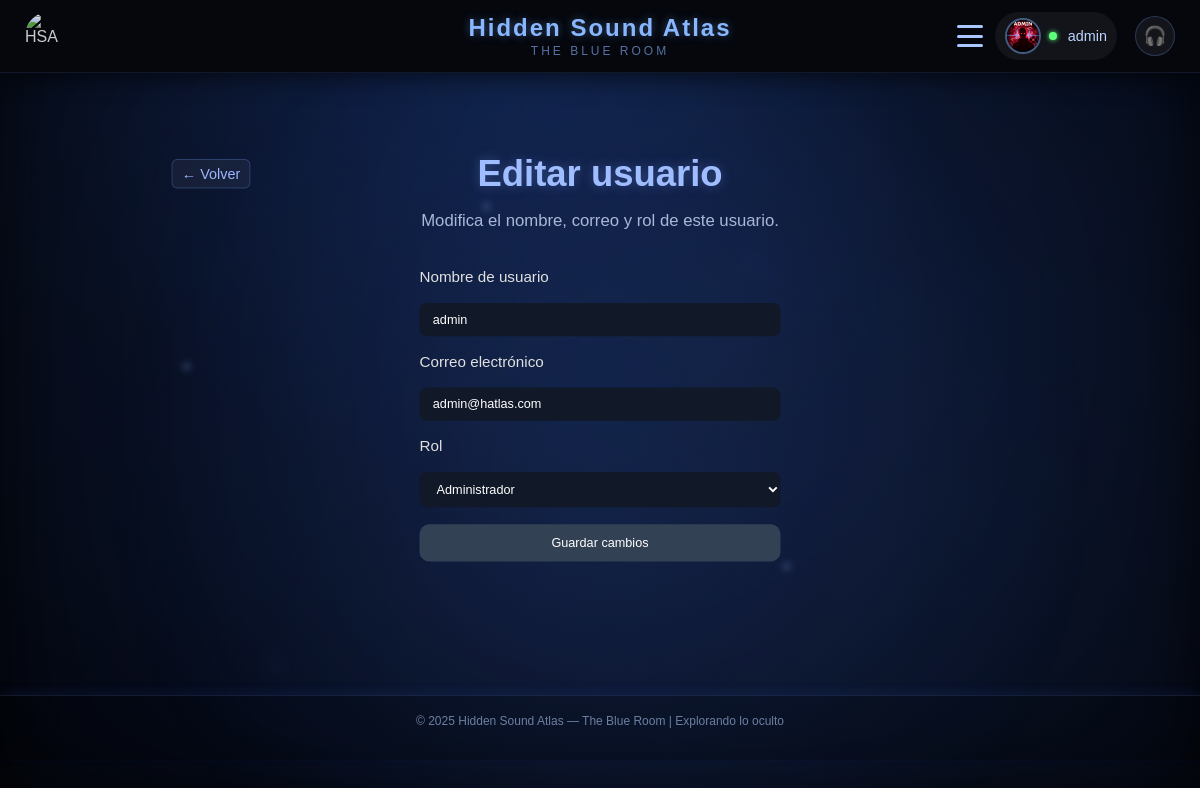
/public/?controller=panel&action=editUser&id=1 (signed in), run on the app's committed database.
### tables this page shows
CREATE TABLE IF NOT EXISTS users (
    id INT UNSIGNED AUTO_INCREMENT PRIMARY KEY,
    username VARCHAR(50) NOT NULL UNIQUE,
    email VARCHAR(100) NOT NULL UNIQUE,
    password VARCHAR(255) NOT NULL,
    avatar VARCHAR(255) NULL,
    role ENUM('admin','editor','user') DEFAULT 'user',
    active TINYINT(1) DEFAULT 1,
    created_at DATETIME DEFAULT CURRENT_TIMESTAMP
);

### app/controllers/PanelController.php (called while the page is built, shortened)
<?php
require_once __DIR__ . '/../models/User.php';
class PanelController {
    public function editUser()
{
    $id = intval($_GET['id']);
    $userModel = new User();
    $user = $userModel->findById($id);
    $this->render("layout_private.php", "panel/edit_user.php", [
        "user" => $user
    ]);
    }
    private function render($layout, $view, $data = []) {
        extract($data);
        require __DIR__ . '/../views/' . $view;
    }
}

### app/core/Router.php (called while the page is built, shortened)
<?php
class Router {
    public static function route() {
        $action = isset($_GET['action']) ? $_GET['action'] : 'publicHome';
        $controllerObject = new $controllerName();
        $controllerObject->$action();
    }
}

### Public/index.php (called while the page is built)
<?php
require_once __DIR__ . '/../app/core/Router.php';
Router::route();

### config/config.php (called while the page is built)
<?php
return [
    'db_host' => 'localhost',
    'db_name' => 'hiddensound_atlas',
    'db_user' => 'root',
    'db_pass' => ''
];

### app/core/Database.php (called while the page is built)
<?php
class Database {
    private $connection;
    public function __construct() {
        $config = require __DIR__ . '/../../config/config.php';
        $host = $config['db_host'];
        $dbname = $config['db_name'];
        $user = $config['db_user'];
        $pass = $config['db_pass'];
        try {
            $this->connection = new PDO(
                "mysql:host=$host;dbname=$dbname;charset=utf8",
                $user,
                $pass
            );
            $this->connection->setAttribute(PDO::ATTR_ERRMODE, PDO::ERRMODE_EXCEPTION);
        } catch (PDOException $e) {
            die("Error de conexión a la base de datos: " . $e->getMessage());
        }
    }
    public function getConnection() {
        return $this->connection;
    }
}

### app/models/User.php (called while the page is built, shortened)
<?php
require_once __DIR__ . '/../core/Database.php';
class User {
    private $conn;
    public function __construct() {
        $db = new Database();
        $this->conn = $db->getConnection();
    }
    public function findById($id) {
        $sql = "SELECT * FROM users WHERE id = :id LIMIT 1";
        $stmt = $this->conn->prepare($sql);
        $stmt->execute([':id' => $id]);
        return $stmt->fetch(PDO::FETCH_ASSOC);
    }
}

### app/views/panel/edit_user.php (the view, shortened to what this page needs)
<div class="edit-header">
    <a href="javascript:history.back()" class="btn-back">← Volver</a>
    <h2 class="profile-title">Editar usuario</h2>
</div>
<p class="profile-subtitle">
    Modifica el nombre, correo y rol de este usuario.
</p>
<form action="/Proyecto_BlogPHP/public/?controller=panel&action=updateUser"
      method="POST"
      class="edit-form">
    <label>Nombre de usuario</label>
    <input type="text"
           name="username"
           value="<?= htmlspecialchars($user['username']) ?>"
           required>
    <label>Correo electrónico</label>
    <input type="email"
           name="email"
           value="<?= htmlspecialchars($user['email']) ?>"
           required>
    <label>Rol</label>
    <select name="role" class="edit-select">
        <option value="admin"  <?= $user['role'] === 'admin'  ? 'selected' : '' ?>>Administrador</option>
    </select>
    <button type="submit" class="btn-big">
        Guardar cambios
    </button>
</form>

### Public/css/general.css (style rules this page uses)
body { margin: 0; padding: 0; background: #0a0a0a; color: #e0e0e0; font-family: Arial, sans-serif; }

### Public/css/blue-room.css (style rules this page uses)
body, .auth-body, .home-public-body, .private-body { background: transparent !important; color: #e0e0e0; position: relative; overflow-x: hidden; }
.private-body { margin: 0; min-height: 100vh; background: radial-gradient(circle at top, #1a2a3a 0%, #050608 55%, #000000 100%); color: #e0e0e0; font-family: Arial, sans-serif; }
.btn-back { color: #9db6ff; text-decoration: none; font-size: 0.95rem; padding: 6px 10px; border-radius: 6px; background: rgba(255,255,255,0.05); border: 1px solid rgba(120,160,255,0.25); transition: .25s ease; }

### Public/css/blue-room2.css (style rules this page uses)
.edit-select { padding: 10px 14px; border-radius: 8px; border: none; background: #111827; color: #fff; }

### Public/css/blue-room3.css (style rules this page uses)
.profile-title { text-align: center; font-size: 2.4rem; color: #9fbdff; margin-bottom: 5px; text-shadow: 0 0 12px rgba(120,160,255,0.35); }
.profile-subtitle { text-align: center; margin-bottom: 40px; font-size: 1.1rem; color: #a8b8d8; }

### Public/css/blue-room4.css (style rules this page uses)
.edit-form { width: 380px; margin: 40px auto; display: flex; flex-direction: column; gap: 18px; }
.edit-form input { padding: 10px 14px; border-radius: 8px; border: none; background: #111827; color: #fff; }
.btn-big { padding: 12px; background: #334155; border-radius: 10px; border: none; color: #fff; cursor: pointer; }
.edit-header { position: relative; width: 100%; text-align: center; margin-bottom: 10px; }
.edit-header .btn-back { position: absolute; left: 3%; top: 50%; transform: translateY(-50%); }

### Public/css/background-dynamic.css (style rules this page uses)
body { --scroll: 0; }
body::before { content: ""; position: fixed; inset: 0; background: radial-gradient(circle at 40% 0%, #0a1630 0%, #03050a 45%, #000000 100% ); background-position-y: calc(50% + var(--scroll) * 0.35%); animation: brGradient 38s ease-in-out infinite alternate; z-index: -4; pointer-events: none; }
body::after { content: ""; position: fixed; inset: 0; background: radial-gradient(circle at 15% 20%, rgba(80,130,255,0.10), transparent 60%), radial-gradient(circle at 80% 75%, rgba(120,160,255,0.12), transparent 60%); opacity: 0.22; animation: fogMove 60s ease-in-out infinite; z-index: -3; pointer-events: none; }

### data on the page
users: username "admin", email "admin@hatlas.com", role "Administrador"

### other printed values
$_SESSION['username'] "admin"
